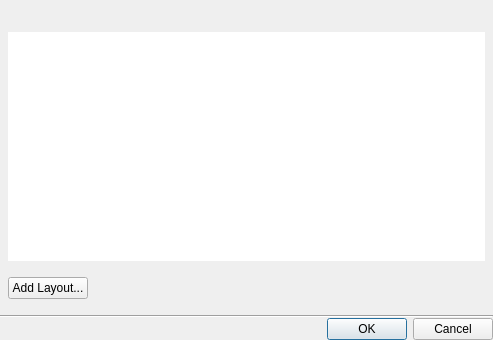
<?xml version="1.0" encoding="UTF-8"?>
<ui version="4.0">
 <class>LayoutTourDialog</class>
 <widget class="QDialog" name="LayoutTourDialog">
  <property name="geometry">
   <rect>
    <x>0</x>
    <y>0</y>
    <width>493</width>
    <height>340</height>
   </rect>
  </property>
  <property name="windowTitle">
   <string>Warning</string>
  </property>
  <layout class="QVBoxLayout" name="verticalLayout">
   <property name="spacing">
    <number>0</number>
   </property>
   <property name="leftMargin">
    <number>0</number>
   </property>
   <property name="topMargin">
    <number>0</number>
   </property>
   <property name="rightMargin">
    <number>0</number>
   </property>
   <property name="bottomMargin">
    <number>0</number>
   </property>
   <item>
    <layout class="QVBoxLayout" name="contentLayout" stretch="0,1,0">
     <property name="spacing">
      <number>16</number>
     </property>
     <property name="leftMargin">
      <number>8</number>
     </property>
     <property name="topMargin">
      <number>16</number>
     </property>
     <property name="rightMargin">
      <number>8</number>
     </property>
     <property name="bottomMargin">
      <number>16</number>
     </property>
     <item>
      <widget class="QnInputField" name="nameInputField" native="true"/>
     </item>
     <item>
      <widget class="QTreeView" name="layoutsTreeView">
       <property name="sizePolicy">
        <sizepolicy hsizetype="Expanding" vsizetype="Fixed">
         <horstretch>0</horstretch>
         <verstretch>0</verstretch>
        </sizepolicy>
       </property>
       <property name="maximumSize">
        <size>
         <width>16777215</width>
         <height>520</height>
        </size>
       </property>
       <property name="frameShape">
        <enum>QFrame::NoFrame</enum>
       </property>
       <property name="horizontalScrollBarPolicy">
        <enum>Qt::ScrollBarAlwaysOff</enum>
       </property>
       <property name="sizeAdjustPolicy">
        <enum>QAbstractScrollArea::AdjustToContentsOnFirstShow</enum>
       </property>
       <property name="editTriggers">
        <set>QAbstractItemView::NoEditTriggers</set>
       </property>
       <property name="selectionMode">
        <enum>QAbstractItemView::NoSelection</enum>
       </property>
       <property name="rootIsDecorated">
        <bool>false</bool>
       </property>
       <property name="uniformRowHeights">
        <bool>true</bool>
       </property>
       <property name="itemsExpandable">
        <bool>false</bool>
       </property>
       <property name="allColumnsShowFocus">
        <bool>true</bool>
       </property>
       <property name="expandsOnDoubleClick">
        <bool>false</bool>
       </property>
       <attribute name="headerStretchLastSection">
        <bool>false</bool>
       </attribute>
      </widget>
     </item>
     <item>
      <widget class="QPushButton" name="addLayoutButton">
       <property name="sizePolicy">
        <sizepolicy hsizetype="Fixed" vsizetype="Fixed">
         <horstretch>0</horstretch>
         <verstretch>0</verstretch>
        </sizepolicy>
       </property>
       <property name="text">
        <string>Add Layout...</string>
       </property>
      </widget>
     </item>
    </layout>
   </item>
   <item>
    <widget class="Line" name="line">
     <property name="orientation">
      <enum>Qt::Horizontal</enum>
     </property>
    </widget>
   </item>
   <item>
    <widget class="QDialogButtonBox" name="buttonBox">
     <property name="orientation">
      <enum>Qt::Horizontal</enum>
     </property>
     <property name="standardButtons">
      <set>QDialogButtonBox::Cancel|QDialogButtonBox::Ok</set>
     </property>
    </widget>
   </item>
  </layout>
 </widget>
 <customwidgets>
  <customwidget>
   <class>QnInputField</class>
   <extends>QWidget</extends>
   <header location="global">ui/widgets/common/input_field.h</header>
   <container>1</container>
  </customwidget>
 </customwidgets>
 <resources/>
 <connections>
  <connection>
   <sender>buttonBox</sender>
   <signal>accepted()</signal>
   <receiver>LayoutTourDialog</receiver>
   <slot>accept()</slot>
   <hints>
    <hint type="sourcelabel">
     <x>248</x>
     <y>254</y>
    </hint>
    <hint type="destinationlabel">
     <x>157</x>
     <y>274</y>
    </hint>
   </hints>
  </connection>
  <connection>
   <sender>buttonBox</sender>
   <signal>rejected()</signal>
   <receiver>LayoutTourDialog</receiver>
   <slot>reject()</slot>
   <hints>
    <hint type="sourcelabel">
     <x>316</x>
     <y>260</y>
    </hint>
    <hint type="destinationlabel">
     <x>286</x>
     <y>274</y>
    </hint>
   </hints>
  </connection>
 </connections>
</ui>
